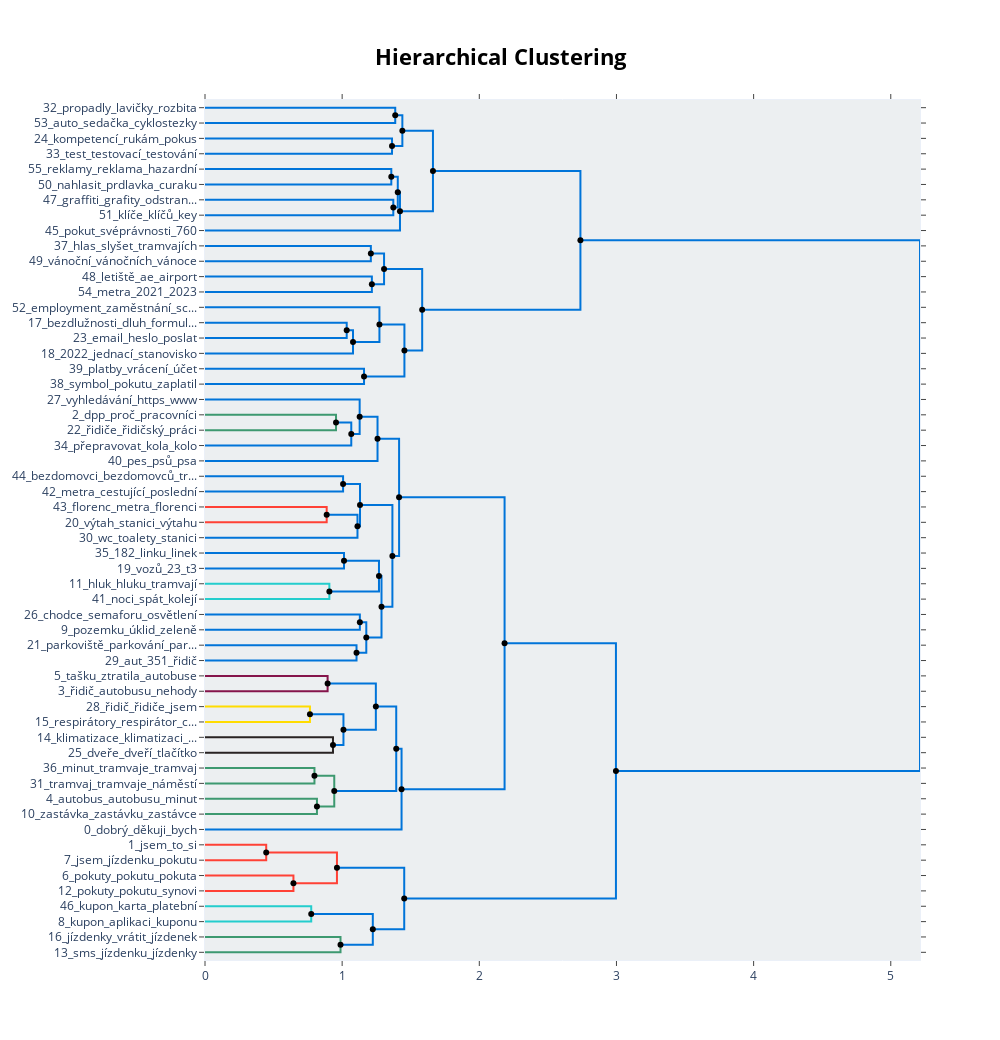

Notebook cell for this chart:
### Code cell
topic_model.visualize_hierarchy(hierarchical_topics=hierarchical_topics)

### Figure 1 — Plotly figure (JSON) as saved in the notebook; plotly's stock layout.template omitted (floating-point values rounded to 4 significant figures)
{"data": [{"hoverinfo": "text", "marker": {"color": "rgb(0,116,217)"}, "mode": "lines", "text": ["platby_vrácení_účet_částka_účtu", "", "", "symbol_pokutu_zaplatil_variabilni_pokuty"], "type": "scatter", "x": [0, 1.387, 1.387, 0], "xaxis": "x", "y": [-5, -5, -15, -15], "yaxis": "y"}, {"hoverinfo": "text", "marker": {"color": "rgb(0,116,217)"}, "mode": "lines", "text": ["kupon_karta_platební_karty_kartě", "", "", "kupon_aplikaci_kuponu_aplikace_pid"], "type": "scatter", "x": [0, 1.364, 1.364, 0], "xaxis": "x", "y": [-25, -25, -35, -35], "yaxis": "y"}, {"hoverinfo": "text", "marker": {"color": "rgb(0,116,217)"}, "mode": "lines", "text": ["pokuty_pokutu_pokuta_zaplatit_bych", "", "", "pokuty_pokutu_synovi_syna_jízdenku"], "type": "scatter", "x": [1.387, 1.439, 1.439, 1.364], "xaxis": "x", "y": [-10, -10, -30, -30], "yaxis": "y"}, {"hoverinfo": "text", "marker": {"color": "rgb(0,116,217)"}, "mode": "lines", "text": ["kupon_aplikaci_kuponu_aplikace_pid", "", "", "pokuty_pokutu_pokuta_děkuji_15"], "type": "scatter", "x": [0, 1.358, 1.358, 0], "xaxis": "x", "y": [-45, -45, -55, -55], "yaxis": "y"}, {"hoverinfo": "text", "marker": {"color": "rgb(0,116,217)"}, "mode": "lines", "text": ["jsem_to_si_jízdenku_kč", "", "", "jsem_jízdenku_pokutu_sms_ticket"], "type": "scatter", "x": [0, 1.373, 1.373, 0], "xaxis": "x", "y": [-65, -65, -75, -75], "yaxis": "y"}, {"hoverinfo": "text", "marker": {"color": "rgb(0,116,217)"}, "mode": "lines", "text": ["jízdenky_vrátit_jízdenek_ticket_jízdenku", "", "", "jsem_že_jízdenku_pokutu_ticket"], "type": "scatter", "x": [1.358, 1.406, 1.406, 1.373], "xaxis": "x", "y": [-50, -50, -70, -70], "yaxis": "y"}, {"hoverinfo": "text", "marker": {"color": "rgb(0,116,217)"}, "mode": "lines", "text": ["jsem_jízdenku_že_jízdenky_ticket", "", "", "sms_jízdenku_jízdenky_jízdenka_poslal"], "type": "scatter", "x": [1.406, 1.422, 1.422, 0], "xaxis": "x", "y": [-60, -60, -85, -85], "yaxis": "y"}, {"hoverinfo": "text", "marker": {"color": "rgb(0,116,217)"}, "mode": "lines", "text": ["pokuty_kupon_pokutu_děkuji_kuponu", "", "", "jsem_jízdenku_sms_jízdenky_že"], "type": "scatter", "x": [1.439, 1.662, 1.662, 1.422], "xaxis": "x", "y": [-20, -20, -72.5, -72.5], "yaxis": "y"}, {"hoverinfo": "text", "marker": {"color": "rgb(0,116,217)"}, "mode": "lines", "text": ["symbol_platby_účet_pokutu_účtu", "", "", "jsem_jízdenku_pokutu_jízdenky_pokuty"], "type": "scatter", "x": [0, 1.209, 1.209, 0], "xaxis": "x", "y": [-95, -95, -105, -105], "yaxis": "y"}, {"hoverinfo": "text", "marker": {"color": "rgb(0,116,217)"}, "mode": "lines", "text": ["klíče_klíčů_key_klíč_ztratil", "", "", "tašku_ztratila_autobuse_nenašel_tramvaji"], "type": "scatter", "x": [0, 1.217, 1.217, 0], "xaxis": "x", "y": [-115, -115, -125, -125], "yaxis": "y"}, {"hoverinfo": "text", "marker": {"color": "rgb(0,116,217)"}, "mode": "lines", "text": ["bezdlužnosti_dluh_formuláře_internetového_dluhu", "", "", "email_heslo_poslat_potvrzovacím_mail"], "type": "scatter", "x": [1.209, 1.306, 1.306, 1.217], "xaxis": "x", "y": [-100, -100, -120, -120], "yaxis": "y"}, {"hoverinfo": "text", "marker": {"color": "rgb(0,116,217)"}, "mode": "lines", "text": ["bezdlužnosti_dluh_formuláře_email_potvrzení", "", "", "2022_jednací_stanovisko_číslo_děkuji"], "type": "scatter", "x": [0, 1.033, 1.033, 0], "xaxis": "x", "y": [-145, -145, -155, -155], "yaxis": "y"}, {"hoverinfo": "text", "marker": {"color": "rgb(0,116,217)"}, "mode": "lines", "text": ["employment_zaměstnání_screening_oddělení_zaměstnanců", "", "", "bezdlužnosti_dluh_děkuji_formuláře_email"], "type": "scatter", "x": [1.033, 1.079, 1.079, 0], "xaxis": "x", "y": [-150, -150, -165, -165], "yaxis": "y"}, {"hoverinfo": "text", "marker": {"color": "rgb(0,116,217)"}, "mode": "lines", "text": ["parkoviště_parkování_parkovišti_parkovné_parkovat", "", "", "pozemku_úklid_zeleně_parc_úklidu"], "type": "scatter", "x": [0, 1.272, 1.272, 1.079], "xaxis": "x", "y": [-135, -135, -157.5, -157.5], "yaxis": "y"}, {"hoverinfo": "text", "marker": {"color": "rgb(0,116,217)"}, "mode": "lines", "text": ["aut_351_řidič_136_viz", "", "", "parkoviště_pozemku_parkování_parkovišti_městské"], "type": "scatter", "x": [0, 1.159, 1.159, 0], "xaxis": "x", "y": [-175, -175, -185, -185], "yaxis": "y"}, {"hoverinfo": "text", "marker": {"color": "rgb(0,116,217)"}, "mode": "lines", "text": ["vyhledávání_https_www_stránky_webu", "", "", "letiště_ae_airport_express_hlavního"], "type": "scatter", "x": [1.272, 1.454, 1.454, 1.159], "xaxis": "x", "y": [-146.2, -146.2, -180, -180], "yaxis": "y"}, {"hoverinfo": "text", "marker": {"color": "rgb(0,116,217)"}, "mode": "lines", "text": ["parkoviště_pozemku_parkování_úklid_parkovišti", "", "", "vyhledávání_letiště_https_www_webu"], "type": "scatter", "x": [1.306, 1.584, 1.584, 1.454], "xaxis": "x", "y": [-110, -110, -163.1, -163.1], "yaxis": "y"}, {"hoverinfo": "text", "marker": {"color": "rgb(0,116,217)"}, "mode": "lines", "text": ["bezdlužnosti_děkuji_dluh_email_formuláře", "", "", "parkoviště_pozemku_praha_děkuji_parkování"], "type": "scatter", "x": [1.662, 2.737, 2.737, 1.584], "xaxis": "x", "y": [-46.25, -46.25, -136.6, -136.6], "yaxis": "y"}, {"hoverinfo": "text", "marker": {"color": "rgb(61,153,112)"}, "mode": "lines", "text": ["reklamy_reklama_hazardní_reklamu_reklamní", "", "", "děkuji_prosím_parkoviště_pozemku_vám"], "type": "scatter", "x": [0, 0.9553, 0.9553, 0], "xaxis": "x", "y": [-205, -205, -215, -215], "yaxis": "y"}, {"hoverinfo": "text", "marker": {"color": "rgb(0,116,217)"}, "mode": "lines", "text": ["vozů_23_t3_vůz_retrovozů", "", "", "vánoční_vánočních_vánoce_vánočně_tramvají"], "type": "scatter", "x": [0.9553, 1.066, 1.066, 0], "xaxis": "x", "y": [-210, -210, -225, -225], "yaxis": "y"}, {"hoverinfo": "text", "marker": {"color": "rgb(0,116,217)"}, "mode": "lines", "text": ["metra_2021_2023_wann_vítězi", "", "", "vozů_23_vůz_t3_děkuji"], "type": "scatter", "x": [0, 1.128, 1.128, 1.066], "xaxis": "x", "y": [-195, -195, -217.5, -217.5], "yaxis": "y"}, {"hoverinfo": "text", "marker": {"color": "rgb(0,116,217)"}, "mode": "lines", "text": ["vozů_23_děkuji_vůz_t3", "", "", "hlas_slyšet_tramvajích_hlasy_hlasitost"], "type": "scatter", "x": [1.128, 1.258, 1.258, 0], "xaxis": "x", "y": [-206.2, -206.2, -235, -235], "yaxis": "y"}, {"hoverinfo": "text", "marker": {"color": "rgb(0,116,217)"}, "mode": "lines", "text": ["děkuji_prosím_parkoviště_pozemku_bych", "", "", "hlas_vozů_děkuji_23_provozu"], "type": "scatter", "x": [0, 1.007, 1.007, 0], "xaxis": "x", "y": [-245, -245, -255, -255], "yaxis": "y"}, {"hoverinfo": "text", "marker": {"color": "rgb(255,65,54)"}, "mode": "lines", "text": ["tašku_ztratila_autobuse_nenašel_náhodou", "", "", "děkuji_prosím_vás_parkoviště_že"], "type": "scatter", "x": [0, 0.8872, 0.8872, 0], "xaxis": "x", "y": [-265, -265, -275, -275], "yaxis": "y"}, {"hoverinfo": "text", "marker": {"color": "rgb(0,116,217)"}, "mode": "lines", "text": ["noci_spát_kolejí_okny_víkendu", "", "", "hluk_hluku_tramvají_tramvaje_kolejí"], "type": "scatter", "x": [0.8872, 1.112, 1.112, 0], "xaxis": "x", "y": [-270, -270, -285, -285], "yaxis": "y"}, {"hoverinfo": "text", "marker": {"color": "rgb(0,116,217)"}, "mode": "lines", "text": ["minut_tramvaje_tramvaj_tram_interval", "", "", "tramvaj_tramvaje_náměstí_proč_tam"], "type": "scatter", "x": [1.007, 1.13, 1.13, 1.112], "xaxis": "x", "y": [-250, -250, -277.5, -277.5], "yaxis": "y"}, {"hoverinfo": "text", "marker": {"color": "rgb(0,116,217)"}, "mode": "lines", "text": ["autobus_autobusu_minut_bus_autobusy", "", "", "dobrý_děkuji_bych_prosím_pozdravem"], "type": "scatter", "x": [0, 1.014, 1.014, 0], "xaxis": "x", "y": [-295, -295, -305, -305], "yaxis": "y"}, {"hoverinfo": "text", "marker": {"color": "rgb(35,205,205)"}, "mode": "lines", "text": ["děkuji_autobus_praha_metra_prosím", "", "", "zastávka_zastávku_zastávce_znamení_autobusu"], "type": "scatter", "x": [0, 0.9068, 0.9068, 0], "xaxis": "x", "y": [-315, -315, -325, -325], "yaxis": "y"}, {"hoverinfo": "text", "marker": {"color": "rgb(0,116,217)"}, "mode": "lines", "text": ["tramvaje_tramvaj_minut_tram_jezdí", "", "", "děkuji_autobus_zastávky_praha_prosím"], "type": "scatter", "x": [1.014, 1.268, 1.268, 0.9068], "xaxis": "x", "y": [-300, -300, -320, -320], "yaxis": "y"}, {"hoverinfo": "text", "marker": {"color": "rgb(0,116,217)"}, "mode": "lines", "text": ["děkuji_autobus_bych_zastávky_metra", "", "", "182_linku_linek_183_213"], "type": "scatter", "x": [0, 1.129, 1.129, 0], "xaxis": "x", "y": [-335, -335, -345, -345], "yaxis": "y"}, {"hoverinfo": "text", "marker": {"color": "rgb(0,116,217)"}, "mode": "lines", "text": ["chodce_semaforu_osvětlení_semafor_tramvaj", "", "", "děkuji_autobus_zastávky_metra_prosím"], "type": "scatter", "x": [0, 1.105, 1.105, 0], "xaxis": "x", "y": [-355, -355, -365, -365], "yaxis": "y"}, {"hoverinfo": "text", "marker": {"color": "rgb(0,116,217)"}, "mode": "lines", "text": ["hluk_hluku_noci_tramvají_kolejí", "", "", "děkuji_autobus_zastávky_tak_prosím"], "type": "scatter", "x": [1.129, 1.176, 1.176, 1.105], "xaxis": "x", "y": [-340, -340, -360, -360], "yaxis": "y"}, {"hoverinfo": "text", "marker": {"color": "rgb(0,116,217)"}, "mode": "lines", "text": ["výtah_stanici_výtahu_schody_nahoru", "", "", "florenc_metra_florenci_minut_stanici"], "type": "scatter", "x": [1.268, 1.287, 1.287, 1.176], "xaxis": "x", "y": [-310, -310, -350, -350], "yaxis": "y"}, {"hoverinfo": "text", "marker": {"color": "rgb(0,116,217)"}, "mode": "lines", "text": ["metra_cestující_poslední_dveře_strojvedoucích", "", "", "výtah_stanici_výtahu_florenc_eskalátory"], "type": "scatter", "x": [1.13, 1.366, 1.366, 1.287], "xaxis": "x", "y": [-263.8, -263.8, -330, -330], "yaxis": "y"}, {"hoverinfo": "text", "marker": {"color": "rgb(0,116,217)"}, "mode": "lines", "text": ["stanici_výtah_výtahu_florenc_eskalátory", "", "", "wc_toalety_stanici_toalet_euroklíč"], "type": "scatter", "x": [1.258, 1.415, 1.415, 1.366], "xaxis": "x", "y": [-220.6, -220.6, -296.9, -296.9], "yaxis": "y"}, {"hoverinfo": "text", "marker": {"color": "rgb(133,20,75)"}, "mode": "lines", "text": ["děkuji_autobus_prosím_metra_zastávky", "", "", "wc_stanici_výtah_toalety_výtahu"], "type": "scatter", "x": [0, 0.894, 0.894, 0], "xaxis": "x", "y": [-375, -375, -385, -385], "yaxis": "y"}, {"hoverinfo": "text", "marker": {"color": "rgb(255,220,0)"}, "mode": "lines", "text": ["dveře_dveří_tlačítko_řidič_dveřmi", "", "", "klimatizace_klimatizaci_teplota_klimatizací_venkovní"], "type": "scatter", "x": [0, 0.7653, 0.7653, 0], "xaxis": "x", "y": [-395, -395, -405, -405], "yaxis": "y"}, {"hoverinfo": "text", "marker": {"color": "rgb(40,35,35)"}, "mode": "lines", "text": ["respirátory_respirátor_cestující_nošení_respirátorů", "", "", "dpp_proč_pracovníci_dopravní_podnik"], "type": "scatter", "x": [0, 0.9331, 0.9331, 0], "xaxis": "x", "y": [-415, -415, -425, -425], "yaxis": "y"}, {"hoverinfo": "text", "marker": {"color": "rgb(0,116,217)"}, "mode": "lines", "text": ["klimatizace_klimatizaci_dveře_teplota_klimatizací", "", "", "proč_dopravní_pracovníci_cestující_respirátorů"], "type": "scatter", "x": [0.7653, 1.009, 1.009, 0.9331], "xaxis": "x", "y": [-400, -400, -420, -420], "yaxis": "y"}, {"hoverinfo": "text", "marker": {"color": "rgb(0,116,217)"}, "mode": "lines", "text": ["řidič_autobusu_nehody_škody_nehodě", "", "", "řidič_řidiče_jsem_řidiči_cestující"], "type": "scatter", "x": [0.894, 1.246, 1.246, 1.009], "xaxis": "x", "y": [-380, -380, -410, -410], "yaxis": "y"}, {"hoverinfo": "text", "marker": {"color": "rgb(61,153,112)"}, "mode": "lines", "text": ["řidič_autobusu_řidiče_nehody_byl", "", "", "řidiče_řidičský_práci_youtube_průkaz"], "type": "scatter", "x": [0, 0.7981, 0.7981, 0], "xaxis": "x", "y": [-435, -435, -445, -445], "yaxis": "y"}, {"hoverinfo": "text", "marker": {"color": "rgb(61,153,112)"}, "mode": "lines", "text": ["proč_klimatizace_cestující_řidiči_dveře", "", "", "řidič_jsem_řidiče_autobusu_byl"], "type": "scatter", "x": [0, 0.8162, 0.8162, 0], "xaxis": "x", "y": [-455, -455, -465, -465], "yaxis": "y"}, {"hoverinfo": "text", "marker": {"color": "rgb(61,153,112)"}, "mode": "lines", "text": ["řidič_jsem_řidiče_dobrý_autobusu", "", "", "přepravovat_kola_kolo_přepravit_přepravy"], "type": "scatter", "x": [0.7981, 0.9424, 0.9424, 0.8162], "xaxis": "x", "y": [-440, -440, -460, -460], "yaxis": "y"}, {"hoverinfo": "text", "marker": {"color": "rgb(0,116,217)"}, "mode": "lines", "text": ["bezdomovci_bezdomovců_tramvaji_bezdomovec_alkohol", "", "", "řidič_jsem_řidiče_dobrý_autobusu"], "type": "scatter", "x": [1.246, 1.394, 1.394, 0.9424], "xaxis": "x", "y": [-395, -395, -450, -450], "yaxis": "y"}, {"hoverinfo": "text", "marker": {"color": "rgb(0,116,217)"}, "mode": "lines", "text": ["řidič_jsem_dobrý_řidiče_děkuji", "", "", "pes_psů_psa_psi_přepravní"], "type": "scatter", "x": [1.394, 1.433, 1.433, 0], "xaxis": "x", "y": [-422.5, -422.5, -475, -475], "yaxis": "y"}, {"hoverinfo": "text", "marker": {"color": "rgb(0,116,217)"}, "mode": "lines", "text": ["děkuji_metra_bych_prosím_tak", "", "", "řidič_jsem_dobrý_řidiče_děkuji"], "type": "scatter", "x": [1.415, 2.184, 2.184, 1.433], "xaxis": "x", "y": [-258.8, -258.8, -448.8, -448.8], "yaxis": "y"}, {"hoverinfo": "text", "marker": {"color": "rgb(255,65,54)"}, "mode": "lines", "text": ["dobrý_děkuji_prosím_jsem_parkoviště", "", "", "dobrý_že_děkuji_metra_bych"], "type": "scatter", "x": [0, 0.4463, 0.4463, 0], "xaxis": "x", "y": [-485, -485, -495, -495], "yaxis": "y"}, {"hoverinfo": "text", "marker": {"color": "rgb(255,65,54)"}, "mode": "lines", "text": ["propadly_lavičky_rozbita_rozbitý_poškozený", "", "", "graffiti_grafity_odstranění_grafiti_budově"], "type": "scatter", "x": [0, 0.6448, 0.6448, 0], "xaxis": "x", "y": [-505, -505, -515, -515], "yaxis": "y"}, {"hoverinfo": "text", "marker": {"color": "rgb(255,65,54)"}, "mode": "lines", "text": ["nahlasit_prdlavka_curaku_podtverdzenni_poničenou", "", "", "kompetencí_rukám_pokus_ukazateli_náramku"], "type": "scatter", "x": [0.4463, 0.9621, 0.9621, 0.6448], "xaxis": "x", "y": [-490, -490, -510, -510], "yaxis": "y"}, {"hoverinfo": "text", "marker": {"color": "rgb(35,205,205)"}, "mode": "lines", "text": ["shanite_nahlasit_rukám_inventarizace_retarder", "", "", "auto_sedačka_cyklostezky_sběrač_tyče"], "type": "scatter", "x": [0, 0.7745, 0.7745, 0], "xaxis": "x", "y": [-525, -525, -535, -535], "yaxis": "y"}, {"hoverinfo": "text", "marker": {"color": "rgb(61,153,112)"}, "mode": "lines", "text": ["graffiti_grafity_poškozená_grafiti_chodník", "", "", "auto_sedačka_nebezpečný_cyklovna_cyklostezky"], "type": "scatter", "x": [0, 0.988, 0.988, 0], "xaxis": "x", "y": [-545, -545, -555, -555], "yaxis": "y"}, {"hoverinfo": "text", "marker": {"color": "rgb(0,116,217)"}, "mode": "lines", "text": ["pokut_svéprávnosti_760_070_veřejný", "", "", "test_testovací_testování_zkouška_martin"], "type": "scatter", "x": [0.7745, 1.223, 1.223, 0.988], "xaxis": "x", "y": [-530, -530, -550, -550], "yaxis": "y"}, {"hoverinfo": "text", "marker": {"color": "rgb(0,116,217)"}, "mode": "lines", "text": ["graffiti_grafity_auto_poškozená_odstranění", "", "", "pokut_test_svéprávnosti_opatrovník_070"], "type": "scatter", "x": [0.9621, 1.452, 1.452, 1.223], "xaxis": "x", "y": [-500, -500, -540, -540], "yaxis": "y"}, {"hoverinfo": "text", "marker": {"color": "rgb(0,116,217)"}, "mode": "lines", "text": ["dobrý_děkuji_že_bych_prosím", "", "", "pokut_test_lustraci_760_070"], "type": "scatter", "x": [2.184, 2.996, 2.996, 1.452], "xaxis": "x", "y": [-353.8, -353.8, -520, -520], "yaxis": "y"}, {"hoverinfo": "text", "marker": {"color": "rgb(0,116,217)"}, "mode": "lines", "text": ["jízdenku_pokutu_sms_pokuty_jízdenky", "", "", "dobrý_děkuji_že_prosím_bych"], "type": "scatter", "x": [2.737, 5.213, 5.213, 2.996], "xaxis": "x", "y": [-91.41, -91.41, -436.9, -436.9], "yaxis": "y"}, {"hoverinfo": "text", "hovertext": ["pokuty_pokutu_pokuta_zaplatit_bych", "jízdenky_vrátit_jízdenek_ticket_jízdenku", "jsem_jízdenku_že_jízdenky_ticket", "pokuty_kupon_pokutu_děkuji_kuponu", "bezdlužnosti_dluh_formuláře_internetového_dluhu", "employment_zaměstnání_screening_oddělení_zaměstnanců", "vyhledávání_https_www_stránky_webu", "parkoviště_pozemku_parkování_úklid_parkovišti", "bezdlužnosti_děkuji_dluh_email_formuláře", "vozů_23_t3_vůz_retrovozů", "vozů_23_děkuji_vůz_t3", "noci_spát_kolejí_okny_víkendu", "minut_tramvaje_tramvaj_tram_interval", "tramvaje_tramvaj_minut_tram_jezdí", "hluk_hluku_noci_tramvají_kolejí", "výtah_stanici_výtahu_schody_nahoru", "metra_cestující_poslední_dveře_strojvedoucích", "stanici_výtah_výtahu_florenc_eskalátory", "klimatizace_klimatizaci_dveře_teplota_klimatizací", "řidič_autobusu_nehody_škody_nehodě", "řidič_jsem_řidiče_dobrý_autobusu", "bezdomovci_bezdomovců_tramvaji_bezdomovec_alkohol", "řidič_jsem_dobrý_řidiče_děkuji", "děkuji_metra_bych_prosím_tak", "nahlasit_prdlavka_curaku_podtverdzenni_poničenou", "pokut_svéprávnosti_760_070_veřejný", "graffiti_grafity_auto_poškozená_odstranění", "dobrý_děkuji_že_bych_prosím", "jízdenku_pokutu_sms_pokuty_jízdenky"], "marker": {"color": "black"}, "mode": "markers", "showlegend": false, "type": "scatter", "x": [1.387, 1.358, 1.406, 1.439, 1.209, 1.033, 1.272, 1.306, 1.662, 0.9553, 1.128, 0.8872, 1.007, 1.014, 1.129, 1.268, 1.13, 1.258, 0.7653, 0.894, 0.7981, 1.246, 1.394, 1.415, 0.4463, 0.7745, 0.9621, 2.184, 2.737], "y": [-10, -50, -60, -20, -100, -150, -146.2, -110, -46.25, -210, -206.2, -270, -250, -300, -340, -310, -263.8, -220.6, -400, -380, -440, -395, -422.5, -258.8, -490, -530, -500, -353.8, -91.41]}, {"hoverinfo": "text", "hovertext": ["pokuty_pokutu_synovi_syna_jízdenku", "jsem_že_jízdenku_pokutu_ticket", "jsem_jízdenku_sms_jízdenky_že", "email_heslo_poslat_potvrzovacím_mail", "pozemku_úklid_zeleně_parc_úklidu", "letiště_ae_airport_express_hlavního", "vyhledávání_letiště_https_www_webu", "parkoviště_pozemku_praha_děkuji_parkování", "vozů_23_vůz_t3_děkuji", "tramvaj_tramvaje_náměstí_proč_tam", "děkuji_autobus_zastávky_praha_prosím", "děkuji_autobus_zastávky_tak_prosím", "florenc_metra_florenci_minut_stanici", "výtah_stanici_výtahu_florenc_eskalátory", "wc_toalety_stanici_toalet_euroklíč", "proč_dopravní_pracovníci_cestující_respirátorů", "řidič_řidiče_jsem_řidiči_cestující", "přepravovat_kola_kolo_přepravit_přepravy", "řidič_jsem_řidiče_dobrý_autobusu", "řidič_jsem_dobrý_řidiče_děkuji", "kompetencí_rukám_pokus_ukazateli_náramku", "test_testovací_testování_zkouška_martin", "pokut_test_svéprávnosti_opatrovník_070", "pokut_test_lustraci_760_070", "dobrý_děkuji_že_prosím_bych"], "marker": {"color": "black"}, "mode": "markers", "showlegend": false, "type": "scatter", "x": [1.364, 1.373, 1.422, 1.217, 1.079, 1.159, 1.454, 1.584, 1.066, 1.112, 0.9068, 1.105, 1.176, 1.287, 1.366, 0.9331, 1.009, 0.8162, 0.9424, 1.433, 0.6448, 0.988, 1.223, 1.452, 2.996], "y": [-30, -70, -72.5, -120, -157.5, -180, -163.1, -136.6, -217.5, -277.5, -320, -360, -350, -330, -296.9, -420, -410, -460, -450, -448.8, -510, -550, -540, -520, -436.9]}], "layout": {"autosize": false, "height": 1040, "hoverlabel": {"bgcolor": "white", "font": {"family": "Rockwell", "size": 16}}, "hovermode": "closest", "plot_bgcolor": "#ECEFF1", "showlegend": false, "title": {"font": {"color": "Black", "size": 22}, "text": "<b>Hierarchical Clustering</b>", "x": 0.5, "xanchor": "center", "yanchor": "top"}, "width": 1000, "xaxis": {"mirror": "allticks", "rangemode": "tozero", "showgrid": false, "showline": true, "showticklabels": true, "ticks": "outside", "type": "linear", "zeroline": false}, "yaxis": {"mirror": "allticks", "range": [-560, 0], "rangemode": "tozero", "showgrid": false, "showline": true, "showticklabels": true, "tickmode": "array", "ticks": "outside", "ticktext": ["32_propadly_lavičky_rozbita", "53_auto_sedačka_cyklostezky", "24_kompetencí_rukám_pokus", "33_test_testovací_testování", "55_reklamy_reklama_hazardní", "50_nahlasit_prdlavka_curaku", "47_graffiti_grafity_odstran...", "51_klíče_klíčů_key", "45_pokut_svéprávnosti_760", "37_hlas_slyšet_tramvajích", "49_vánoční_vánočních_vánoce", "48_letiště_ae_airport", "54_metra_2021_2023", "52_employment_zaměstnání_sc...", "17_bezdlužnosti_dluh_formul...", "23_email_heslo_poslat", "18_2022_jednací_stanovisko", "39_platby_vrácení_účet", "38_symbol_pokutu_zaplatil", "27_vyhledávání_https_www", "2_dpp_proč_pracovníci", "22_řidiče_řidičský_práci", "34_přepravovat_kola_kolo", "40_pes_psů_psa", "44_bezdomovci_bezdomovců_tr...", "42_metra_cestující_poslední", "43_florenc_metra_florenci", "20_výtah_stanici_výtahu", "30_wc_toalety_stanici", "35_182_linku_linek", "19_vozů_23_t3", "11_hluk_hluku_tramvají", "41_noci_spát_kolejí", "26_chodce_semaforu_osvětlení", "9_pozemku_úklid_zeleně", "21_parkoviště_parkování_par...", "29_aut_351_řidič", "5_tašku_ztratila_autobuse", "3_řidič_autobusu_nehody", "28_řidič_řidiče_jsem", "15_respirátory_respirátor_c...", "14_klimatizace_klimatizaci_...", "25_dveře_dveří_tlačítko", "36_minut_tramvaje_tramvaj", "31_tramvaj_tramvaje_náměstí", "4_autobus_autobusu_minut", "10_zastávka_zastávku_zastávce", "0_dobrý_děkuji_bych", "1_jsem_to_si", "7_jsem_jízdenku_pokutu", "6_pokuty_pokutu_pokuta", "12_pokuty_pokutu_synovi", "46_kupon_karta_platební", "8_kupon_aplikaci_kuponu", "16_jízdenky_vrátit_jízdenek", "13_sms_jízdenku_jízdenky"], "tickvals": [-5, -15, -25, -35, -45, -55, -65, -75, -85, -95, -105, -115, -125, -135, -145, -155, -165, -175, -185, -195, -205, -215, -225, -235, -245, -255, -265, -275, -285, -295, -305, -315, -325, -335, -345, -355, -365, -375, -385, -395, -405, -415, -425, -435, -445, -455, -465, -475, -485, -495, -505, -515, -525, -535, -545, -555], "type": "linear", "zeroline": false}}}
